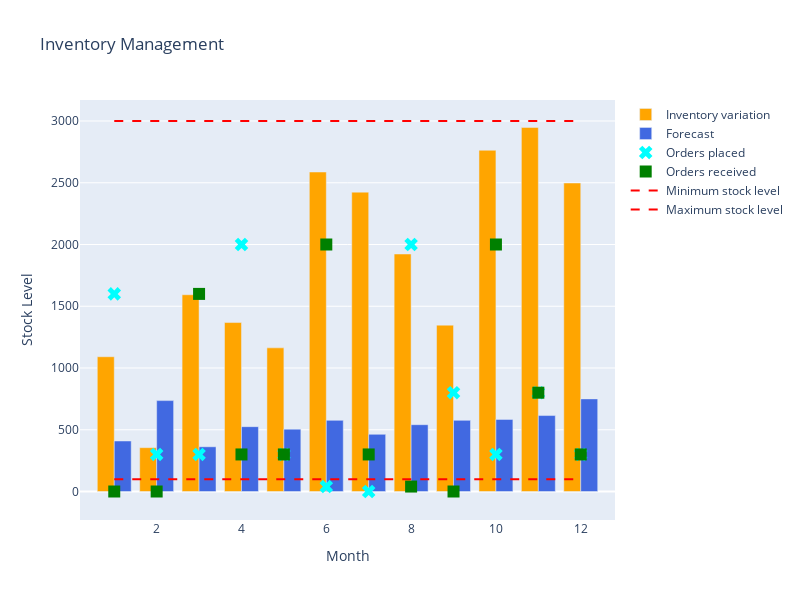

The notebook cell saved with this chart:
### Code cell
model.plot("bar")

### Figure 1 — Plotly figure (JSON) as saved in the notebook; plotly's stock layout.template omitted (floating-point values rounded to 4 significant figures)
{"data": [{"marker": {"color": "orange"}, "name": "Inventory variation", "type": "bar", "x": [1, 2, 3, 4, 5, 6, 7, 8, 9, 10, 11, 12], "y": [1091, 355, 1593, 1368, 1163, 2587, 2424, 1923, 1347, 2763, 2948, 2498]}, {"marker": {"color": "royalblue"}, "name": "Forecast", "type": "bar", "x": [1, 2, 3, 4, 5, 6, 7, 8, 9, 10, 11, 12], "y": [409, 736, 362, 525, 505, 576, 463, 541, 576, 584, 615, 750]}, {"marker": {"color": "cyan", "size": 12, "symbol": "x"}, "mode": "markers", "name": "Orders placed", "type": "scatter", "x": [1, 2, 3, 4, 5, 6, 7, 8, 9, 10, 11, 12], "y": [1600, 300, 300, 2000, 300, 40, 0, 2000, 800, 300, 800, 300]}, {"marker": {"color": "green", "size": 12, "symbol": "square"}, "mode": "markers", "name": "Orders received", "type": "scatter", "x": [1, 2, 3, 4, 5, 6, 7, 8, 9, 10, 11, 12], "y": [0, 0, 1600, 300, 300, 2000, 300, 40, 0, 2000, 800, 300]}, {"line": {"color": "red", "dash": "dash"}, "mode": "lines", "name": "Minimum stock level", "type": "scatter", "x": [1, 2, 3, 4, 5, 6, 7, 8, 9, 10, 11, 12], "y": [100, 100, 100, 100, 100, 100, 100, 100, 100, 100, 100, 100]}, {"line": {"color": "red", "dash": "dash"}, "mode": "lines", "name": "Maximum stock level", "type": "scatter", "x": [1, 2, 3, 4, 5, 6, 7, 8, 9, 10, 11, 12], "y": [3000, 3000, 3000, 3000, 3000, 3000, 3000, 3000, 3000, 3000, 3000, 3000]}], "layout": {"height": 600, "showlegend": true, "title": {"text": "Inventory Management"}, "width": 800, "xaxis": {"title": {"text": "Month"}}, "yaxis": {"title": {"text": "Stock Level"}}}}
